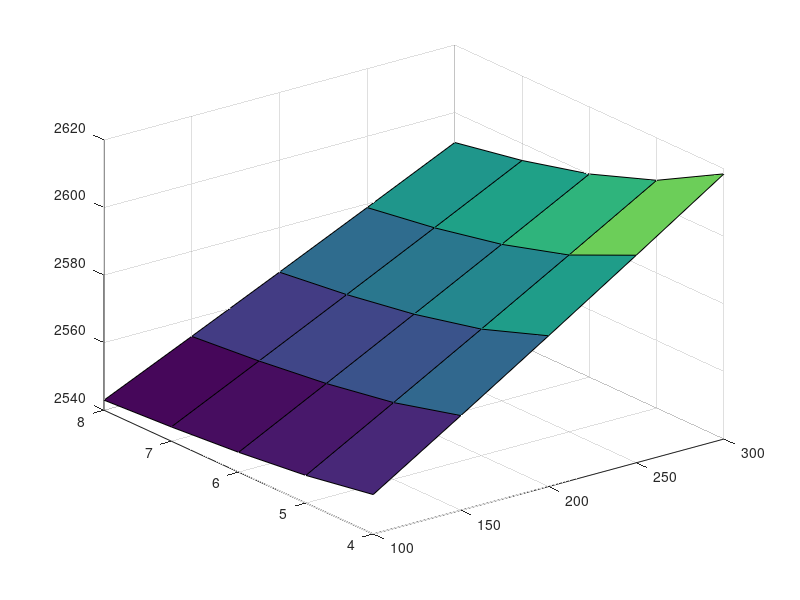

This figure's MATLAB source:
%% Vertical climb
altitude = [100 150 200 250 300];
speed = [4 5 6 7 8];

%Speed changes rows and altitude changes columns
MTOW = [2551.6747 2568.0334 2584.6204 2601.4413 2618.5018;...
        2548.1782 2562.7184 2577.4381 2592.3412 2607.4316;...
        2545.8596 2559.1997 2572.6908 2586.336 2600.1382;...
        2544.2116 2556.7011 2569.3235 2582.0812 2594.9765;...
        2542.9813 2554.8375 2566.8138 2578.9125 2591.1356];
    
surf(altitude, speed, MTOW);

%% Cruise
velocity = [];